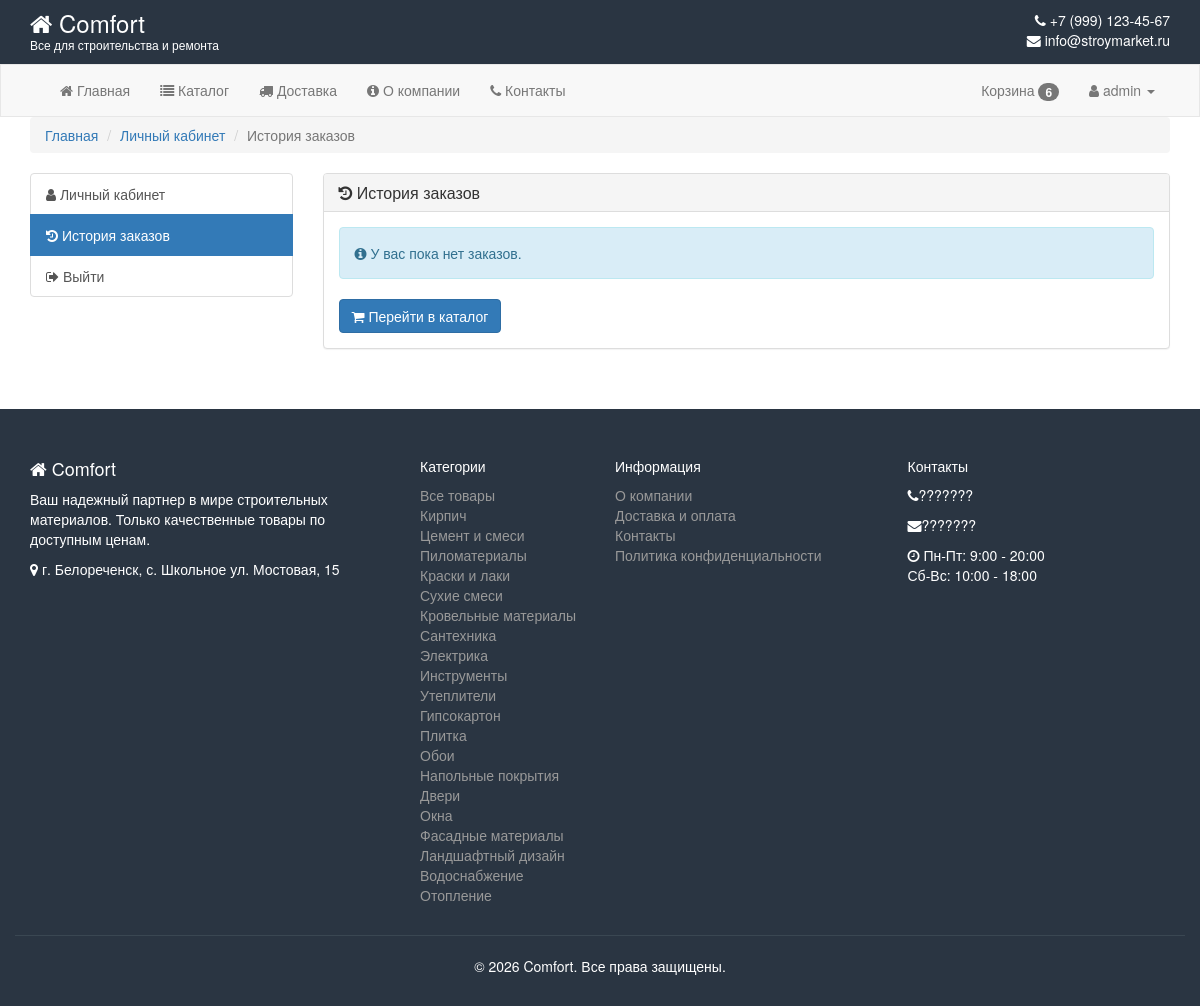
Page /order-history/ (signed in) on the earlier database version.
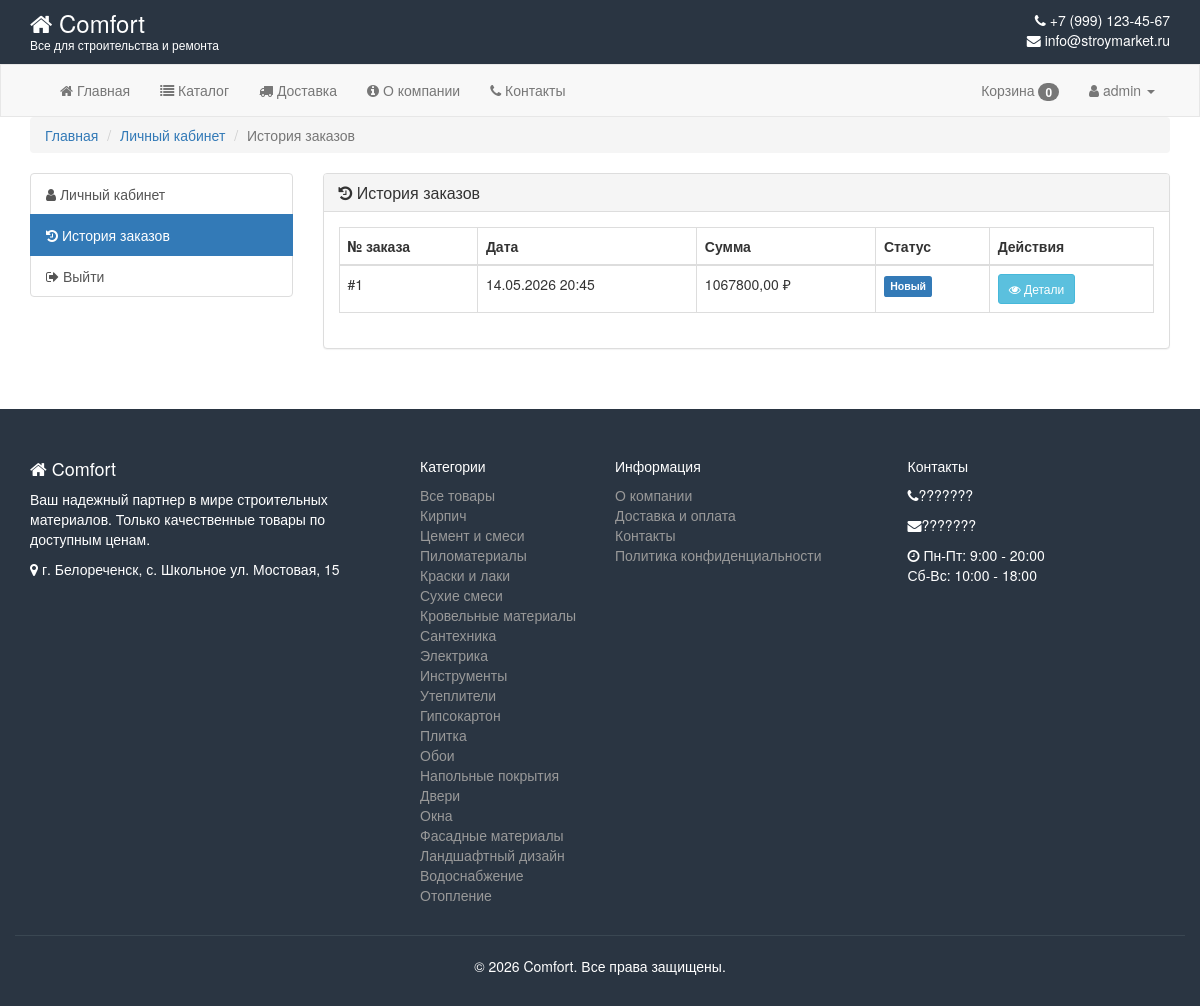
Same page on the later database version.
### shop/models.py (models this page shows, shortened)
class Category(models.Model):
    name = models.CharField('Название', max_length=100)
    slug = models.SlugField(unique=True)
    class Meta:
        verbose_name = 'Категория'
        verbose_name_plural = 'Категории'

class Order(models.Model):
    STATUS_CHOICES = (
        ('new', 'Новый'),
        ('processing', 'В обработке'),
        ('shipped', 'Отправлен'),
        ('delivered', 'Доставлен'),
        ('cancelled', 'Отменён'),
    )
    user = models.ForeignKey(User, on_delete=models.SET_NULL, null=True, blank=True)
    first_name = models.CharField(max_length=100)
    last_name = models.CharField(max_length=100)
    phone = models.CharField(max_length=20)
    email = models.EmailField()
    address = models.TextField()
    city = models.CharField(max_length=100)
    postal_code = models.CharField(max_length=20)
    comment = models.TextField(blank=True)
    total_price = models.DecimalField(max_digits=10, decimal_places=2)
    status = models.CharField(max_length=20, choices=STATUS_CHOICES, default='new')
    created_at = models.DateTimeField(auto_now_add=True)
    updated_at = models.DateTimeField(auto_now=True)
    class Meta:
        ordering = ['-created_at']

### shop/views.py (the view)
# urls.py: path('order-history/', views.order_history, name='order_history'),
@login_required
def order_history(request):
    orders = Order.objects.filter(user=request.user).order_by('-created_at')
    context = {'orders': orders}
    context.update(get_common_context(request))
    return render(request, 'shop/order_history.html', context)

### shop/models.py (called while the page is built)
    def get_total_items(self):
        return sum(item.quantity for item in self.items.all())

### shop/views.py (called while the page is built)
def get_cart(request):
    if request.user.is_authenticated:
        cart, created = Cart.objects.get_or_create(user=request.user)
    else:
        return None
    return cart

def get_common_context(request):
    cart = get_cart(request)
    categories = Category.objects.all()
    cart_count = 0
    if cart:
        cart_count = cart.get_total_items()
    return {
        'cart_count': cart_count,
        'categories': categories,
    }

### templates/shop/order_history.html (shortened to what the changed rows need)
{% extends 'shop/base.html' %}
{% load static %}
{% block content %}
<div class="container">
    <div class="row">
        <div class="col-md-9">
            <div class="panel panel-default">
                <div class="panel-body">
                    {% if orders %}
                    <div class="table-responsive">
                        <table class="table table-bordered">
                            <thead>
                                <tr>
                                    <th>№ заказа</th>
                                    <th>Дата</th>
                                    <th>Сумма</th>
                                    <th>Статус</th>
                                    <th>Действия</th>
                                </tr>
                            </thead>
                            <tbody>
                                {% for order in orders %}
                                <tr>
                                    <td>#{{ order.id }}</td>
                                    <td>{{ order.created_at|date:"d.m.Y H:i" }}</td>
                                    <td>{{ order.total_price }} ₽</td>
                                    <td>
                                        {% if order.status == 'new' %}
                                        <span class="label label-primary">Новый</span>
                                        {% elif order.status == 'processing' %}
                                        <span class="label label-warning">В обработке</span>
                                        {% elif order.status == 'shipped' %}
                                        <span class="label label-info">Отправлен</span>
                                        {% elif order.status == 'delivered' %}
                                        <span class="label label-success">Доставлен</span>
                                        {% elif order.status == 'cancelled' %}
                                        <span class="label label-danger">Отменён</span>
                                        {% endif %}
                                     </td>
                                    <td>
                                        <button class="btn btn-sm btn-info" onclick="alert('Детали заказа #{{ order.id }}\nСумма: {{ order.total_price }} ₽\nСтатус: {{ order.get_status_display }}')">
                                            <i class="fa fa-eye"></i> Детали
                                        </button>
                                     </td>
                                 </tr>
                                {% endfor %}
                            </tbody>
                        </table>
                    </div>
                    {% else %}
                    <div class="alert alert-info">
                        <i class="fa fa-info-circle"></i> У вас пока нет заказов.
                    </div>
                    <a href="{% url 'catalog' %}" class="btn btn-primary">
                        <i class="fa fa-shopping-cart"></i> Перейти в каталог
                    </a>
                    {% endif %}
                </div>
            </div>
        </div>
    </div>
</div>
{% endblock %}

### templates/shop/base.html (shortened to what the changed rows need)
{% load static %}
<!DOCTYPE html>
<html lang="ru">
<head>
    <link href="https://maxcdn.bootstrapcdn.com/bootstrap/3.3.7/css/bootstrap.min.css" rel="stylesheet">
    <link href="https://maxcdn.bootstrapcdn.com/font-awesome/4.3.0/css/font-awesome.min.css" rel="stylesheet">
    <link href="{% static 'css/style.css' %}" rel="stylesheet">
</head>
<body>
    <header>
        <div class="top-header" style="background: #2A3542; color: white; padding: 10px 0;">
            <div class="container">
                <div class="row">
                    <div class="col-md-6">
                        <div class="logo">
                            <h2 style="margin: 0; font-size: 24px;">
                                <a href="{% url 'index' %}" style="color: white; text-decoration: none;">
                                    <i class="fa fa-home"></i> Comfort
                                </a>
                            </h2>
                        </div>
                    </div>
                </div>
            </div>
        </div>
        <nav class="navbar navbar-default" style="margin-bottom: 0; border-radius: 0;">
            <div class="container">
                <div class="collapse navbar-collapse" id="main-menu">
                    <ul class="nav navbar-nav navbar-right">
                        {% if user.is_authenticated %}
                        <li class="nav-item">
                            <a class="nav-link" href="{% url 'cart' %}">
                                <i class="fas fa-shopping-cart"></i> Корзина
                                <span id="cart-count" class="badge bg-danger">{{ cart_count|default:0 }}</span>
                            </a>
                        </li>
                        {% endif %}
                    </ul>
                </div>
            </div>
        </nav>
    </header>
    <main>
        {% block content %}
        {% endblock %}
    </main>
    <footer style="background: #2A3542; color: #fff; padding: 40px 0 20px; margin-top: 40px;">
        <div class="container">
            <div class="row">
                <div class="col-md-2">
                    <ul class="list-unstyled">
                        {% for category in categories %}
                        <li><a href="{% url 'catalog' %}?category={{ category.slug }}" style="color: #999;">{{ category.name }}</a></li>
                        {% endfor %}
                    </ul>
                </div>
            </div>
        </div>
    </footer>
</body>
</html>

Differences in the rows shown:
added Order: id "1", created_at "14.05.2026 20:45", total_price "1067800,00", status "Новый"
Other differences:
{{ cart_count|default:0 }}: "6" → "0"
text no longer shown: "У вас пока нет заказов. Перейти в каталог"
text now shown: "№ заказа Дата Сумма Статус Действия"
